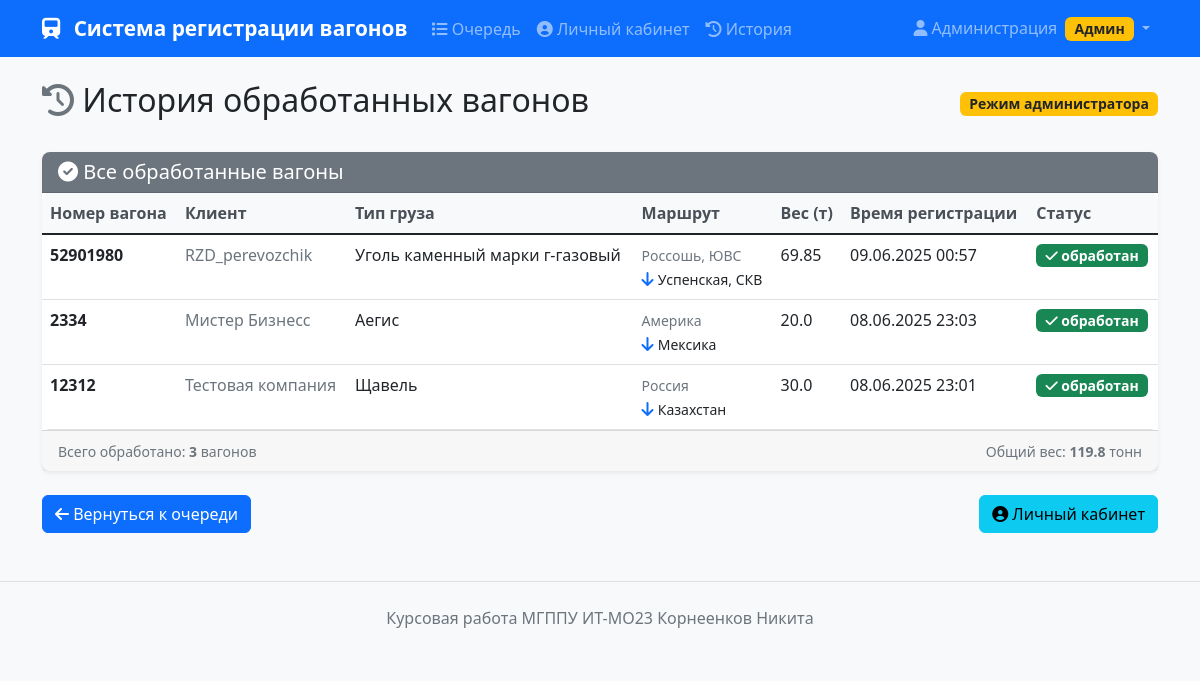
The page /history (signed in) on the database its author committed.
### app.py (models this page shows, shortened)
class User(UserMixin, db.Model):
    id = db.Column(db.Integer, primary_key=True)
    username = db.Column(db.String(80), unique=True, nullable=False)
    email = db.Column(db.String(120), unique=True, nullable=False)
    password_hash = db.Column(db.String(128))
    company_name = db.Column(db.String(200))
    created_at = db.Column(db.DateTime, default=datetime.utcnow)
    wagons = db.relationship('Wagon', backref='owner', lazy=True)

class Wagon(db.Model):
    id = db.Column(db.Integer, primary_key=True)
    wagon_number = db.Column(db.String(50), nullable=False)
    cargo_type = db.Column(db.String(100), nullable=False)
    departure_point = db.Column(db.String(100), nullable=False)
    destination = db.Column(db.String(100), nullable=False)
    weight = db.Column(db.Float, nullable=False)
    position = db.Column(db.Integer, nullable=False)
    timestamp = db.Column(db.DateTime, default=datetime.utcnow)
    status = db.Column(db.String(20), default='в_очереди')
    user_id = db.Column(db.Integer, db.ForeignKey('user.id'), nullable=False)

### app.py (the view)
@app.route('/history')
@login_required
def history():
    if current_user.username == 'admin':
        processed_wagons = Wagon.query.filter_by(status='обработан').order_by(Wagon.timestamp.desc()).all()
    else:
        processed_wagons = Wagon.query.filter_by(user_id=current_user.id, status='обработан').order_by(Wagon.timestamp.desc()).all()
    return render_template('history.html', wagons=processed_wagons)

### app.py (called while the page is built)
@login_manager.user_loader
def load_user(user_id):
    return User.query.get(int(user_id))

### templates/history.html (shortened to what this page needs)
{% extends "base.html" %}
{% block content %}
<div class="d-flex justify-content-between align-items-center mb-4">
    <h2>
        <i class="fas fa-history text-secondary"></i>
        История обработанных вагонов
    </h2>
    {% if current_user.username == 'admin' %}
    <span class="badge bg-warning text-dark">Режим администратора</span>
    {% else %}
    <span class="badge bg-info">Ваша история</span>
    {% endif %}
</div>
<div class="card">
    <div class="card-header bg-secondary text-white">
        <h5 class="mb-0">
            <i class="fas fa-check-circle"></i>
            {% if current_user.username == 'admin' %}
                Все обработанные вагоны
            {% else %}
                Ваши обработанные вагоны
            {% endif %}
        </h5>
    </div>
    <div class="card-body p-0">
        {% if wagons %}
            <div class="table-responsive">
                <table class="table table-hover mb-0">
                    <thead class="table-light">
                        <tr>
                            <th>Номер вагона</th>
                            {% if current_user.username == 'admin' %}
                            <th>Клиент</th>
                            {% endif %}
                            <th>Тип груза</th>
                            <th>Маршрут</th>
                            <th>Вес (т)</th>
                            <th>Время регистрации</th>
                            <th>Статус</th>
                        </tr>
                    </thead>
                    <tbody>
                        {% for wagon in wagons %}
                        <tr class="{{ 'table-success' if wagon.user_id == current_user.id and current_user.username == 'admin' else '' }}">
                            <td>
                                <strong>{{ wagon.wagon_number }}</strong>
                            </td>
                            {% if current_user.username == 'admin' %}
                            <td>
                                <span class="{{ 'fw-bold text-success' if wagon.user_id == current_user.id else 'text-muted' }}">
                                    {{ wagon.owner.company_name or wagon.owner.username }}
                                </span>
                            </td>
                            {% endif %}
                            <td>{{ wagon.cargo_type }}</td>
                            <td>
                                <small class="text-muted">{{ wagon.departure_point }}</small>
                                <br>
                                <i class="fas fa-arrow-down text-primary"></i>
                                <small>{{ wagon.destination }}</small>
                            </td>
                            <td>{{ wagon.weight }}</td>
                            <td>{{ wagon.timestamp.strftime('%d.%m.%Y %H:%M') }}</td>
                            <td>
                                <span class="badge bg-success">
                                    <i class="fas fa-check"></i> {{ wagon.status }}
                                </span>
                            </td>
                        </tr>
                        {% endfor %}
                    </tbody>
                </table>
            </div>
        {% endif %}
    </div>
    {% if wagons %}
    <div class="card-footer">
        <div class="row">
            <div class="col-md-6">
                <small class="text-muted">
                    {% if current_user.username == 'admin' %}
                        Всего обработано: <strong>{{ wagons|length }}</strong> вагонов
                    {% else %}
                        Ваших обработано: <strong>{{ wagons|length }}</strong> вагонов
                    {% endif %}
                </small>
            </div>
            <div class="col-md-6 text-end">
                <small class="text-muted">
                    Общий вес: <strong>{{ "%.1f"|format(wagons|sum(attribute='weight')) }}</strong> тонн
                </small>
            </div>
        </div>
    </div>
    {% endif %}
</div>
<div class="row mt-4">
    <div class="col-md-6">
        <a href="{{ url_for('index') }}" class="btn btn-primary">
            <i class="fas fa-arrow-left"></i> Вернуться к очереди
        </a>
    </div>
    <div class="col-md-6 text-end">
        <a href="{{ url_for('dashboard') }}" class="btn btn-info">
            <i class="fas fa-user-circle"></i> Личный кабинет
        </a>
    </div>
</div>
{% endblock %}

### templates/base.html (shortened to what this page needs)
<!DOCTYPE html>
<html lang="ru">
<head>
    <link href="https://cdn.jsdelivr.net/npm/bootstrap@5.1.3/dist/css/bootstrap.min.css" rel="stylesheet">
    <link href="https://cdnjs.cloudflare.com/ajax/libs/font-awesome/6.0.0/css/all.min.css" rel="stylesheet">
    <link href="{{ url_for('static', filename='css/style.css') }}" rel="stylesheet">
</head>
<body>
    <nav class="navbar navbar-expand-lg navbar-dark bg-primary">
        <div class="container">
            <a class="navbar-brand" href="{{ url_for('index') }}">
                <i class="fas fa-train"></i> Система регистрации вагонов
            </a>
            {% if current_user.is_authenticated %}
            <div class="collapse navbar-collapse" id="navbarNav">
                <div class="navbar-nav me-auto">
                    <a class="nav-link" href="{{ url_for('index') }}">
                        <i class="fas fa-list"></i> Очередь
                    </a>
                    <a class="nav-link" href="{{ url_for('dashboard') }}">
                        <i class="fas fa-user-circle"></i> Личный кабинет
                    </a>
                    <a class="nav-link" href="{{ url_for('history') }}">
                        <i class="fas fa-history"></i> История
                    </a>
                </div>
                <div class="navbar-nav">
                    <div class="nav-item dropdown">
                        <a class="nav-link dropdown-toggle" href="#" role="button" data-bs-toggle="dropdown">
                            <i class="fas fa-user"></i>
                            {{ current_user.company_name or current_user.username }}
                            {% if current_user.username == 'admin' %}
                                <span class="badge bg-warning text-dark ms-1">Админ</span>
                            {% endif %}
                        </a>
                    </div>
                </div>
            </div>
            {% endif %}
        </div>
    </nav>
    <div class="container mt-4">
        {% block content %}{% endblock %}
    </div>
    <footer class="bg-light mt-5 py-4">
        <div class="container text-center">
            <p class="text-muted mb-0">
                Курсовая работа МГППУ ИТ-МО23 Корнеенков Никита
            </p>
        </div>
    </footer>
</body>
</html>

### static/css/style.css (style rules this page uses)
body { background-color: #f8f9fa; font-family: 'Segoe UI', Tahoma, Geneva, Verdana, sans-serif; }
.navbar-brand { font-weight: bold; font-size: 1.3rem; }
.navbar-brand i { margin-right: 8px; }
.card { border: none; box-shadow: 0 0.125rem 0.25rem rgba(0, 0, 0, 0.075); border-radius: 0.5rem; margin-bottom: 1.5rem; }
.card-header { border-radius: 0.5rem 0.5rem 0 0 !important; font-weight: 600; }
.btn { border-radius: 0.375rem; font-weight: 500; transition: all 0.15s ease-in-out; }
.table { border-radius: 0.5rem; overflow: hidden; }
.table th { background-color: #f8f9fa; font-weight: 600; border-top: none; color: #495057; }
.badge { font-size: 0.875em; border-radius: 0.375rem; }
.card { animation: fadeIn 0.3s ease-out; }
footer { margin-top: auto; border-top: 1px solid #dee2e6; }

### rows shown on the page
User: company_name "Администрация"
Wagon: wagon_number "52901980", owner "RZD_perevozchik", cargo_type "Уголь каменный марки г-газовый", departure_point "Россошь, ЮВС", destination "Успенская, СКВ", weight "69.85", timestamp "09.06.2025 00:57", status "обработан"
Wagon: wagon_number "2334", owner "Мистер Бизнесс", cargo_type "Аегис", departure_point "Америка", destination "Мексика", weight "20.0", timestamp "08.06.2025 23:03", status "обработан"
Wagon: wagon_number "12312", owner "Тестовая компания", cargo_type "Щавель", departure_point "Россия", destination "Казахстан", weight "30.0", timestamp "08.06.2025 23:01", status "обработан"

### other values the page prints
{{ wagons|length }} "3"
{{ "%.1f"|format(wagons|sum(attribute='weight')) }} "119.8"
